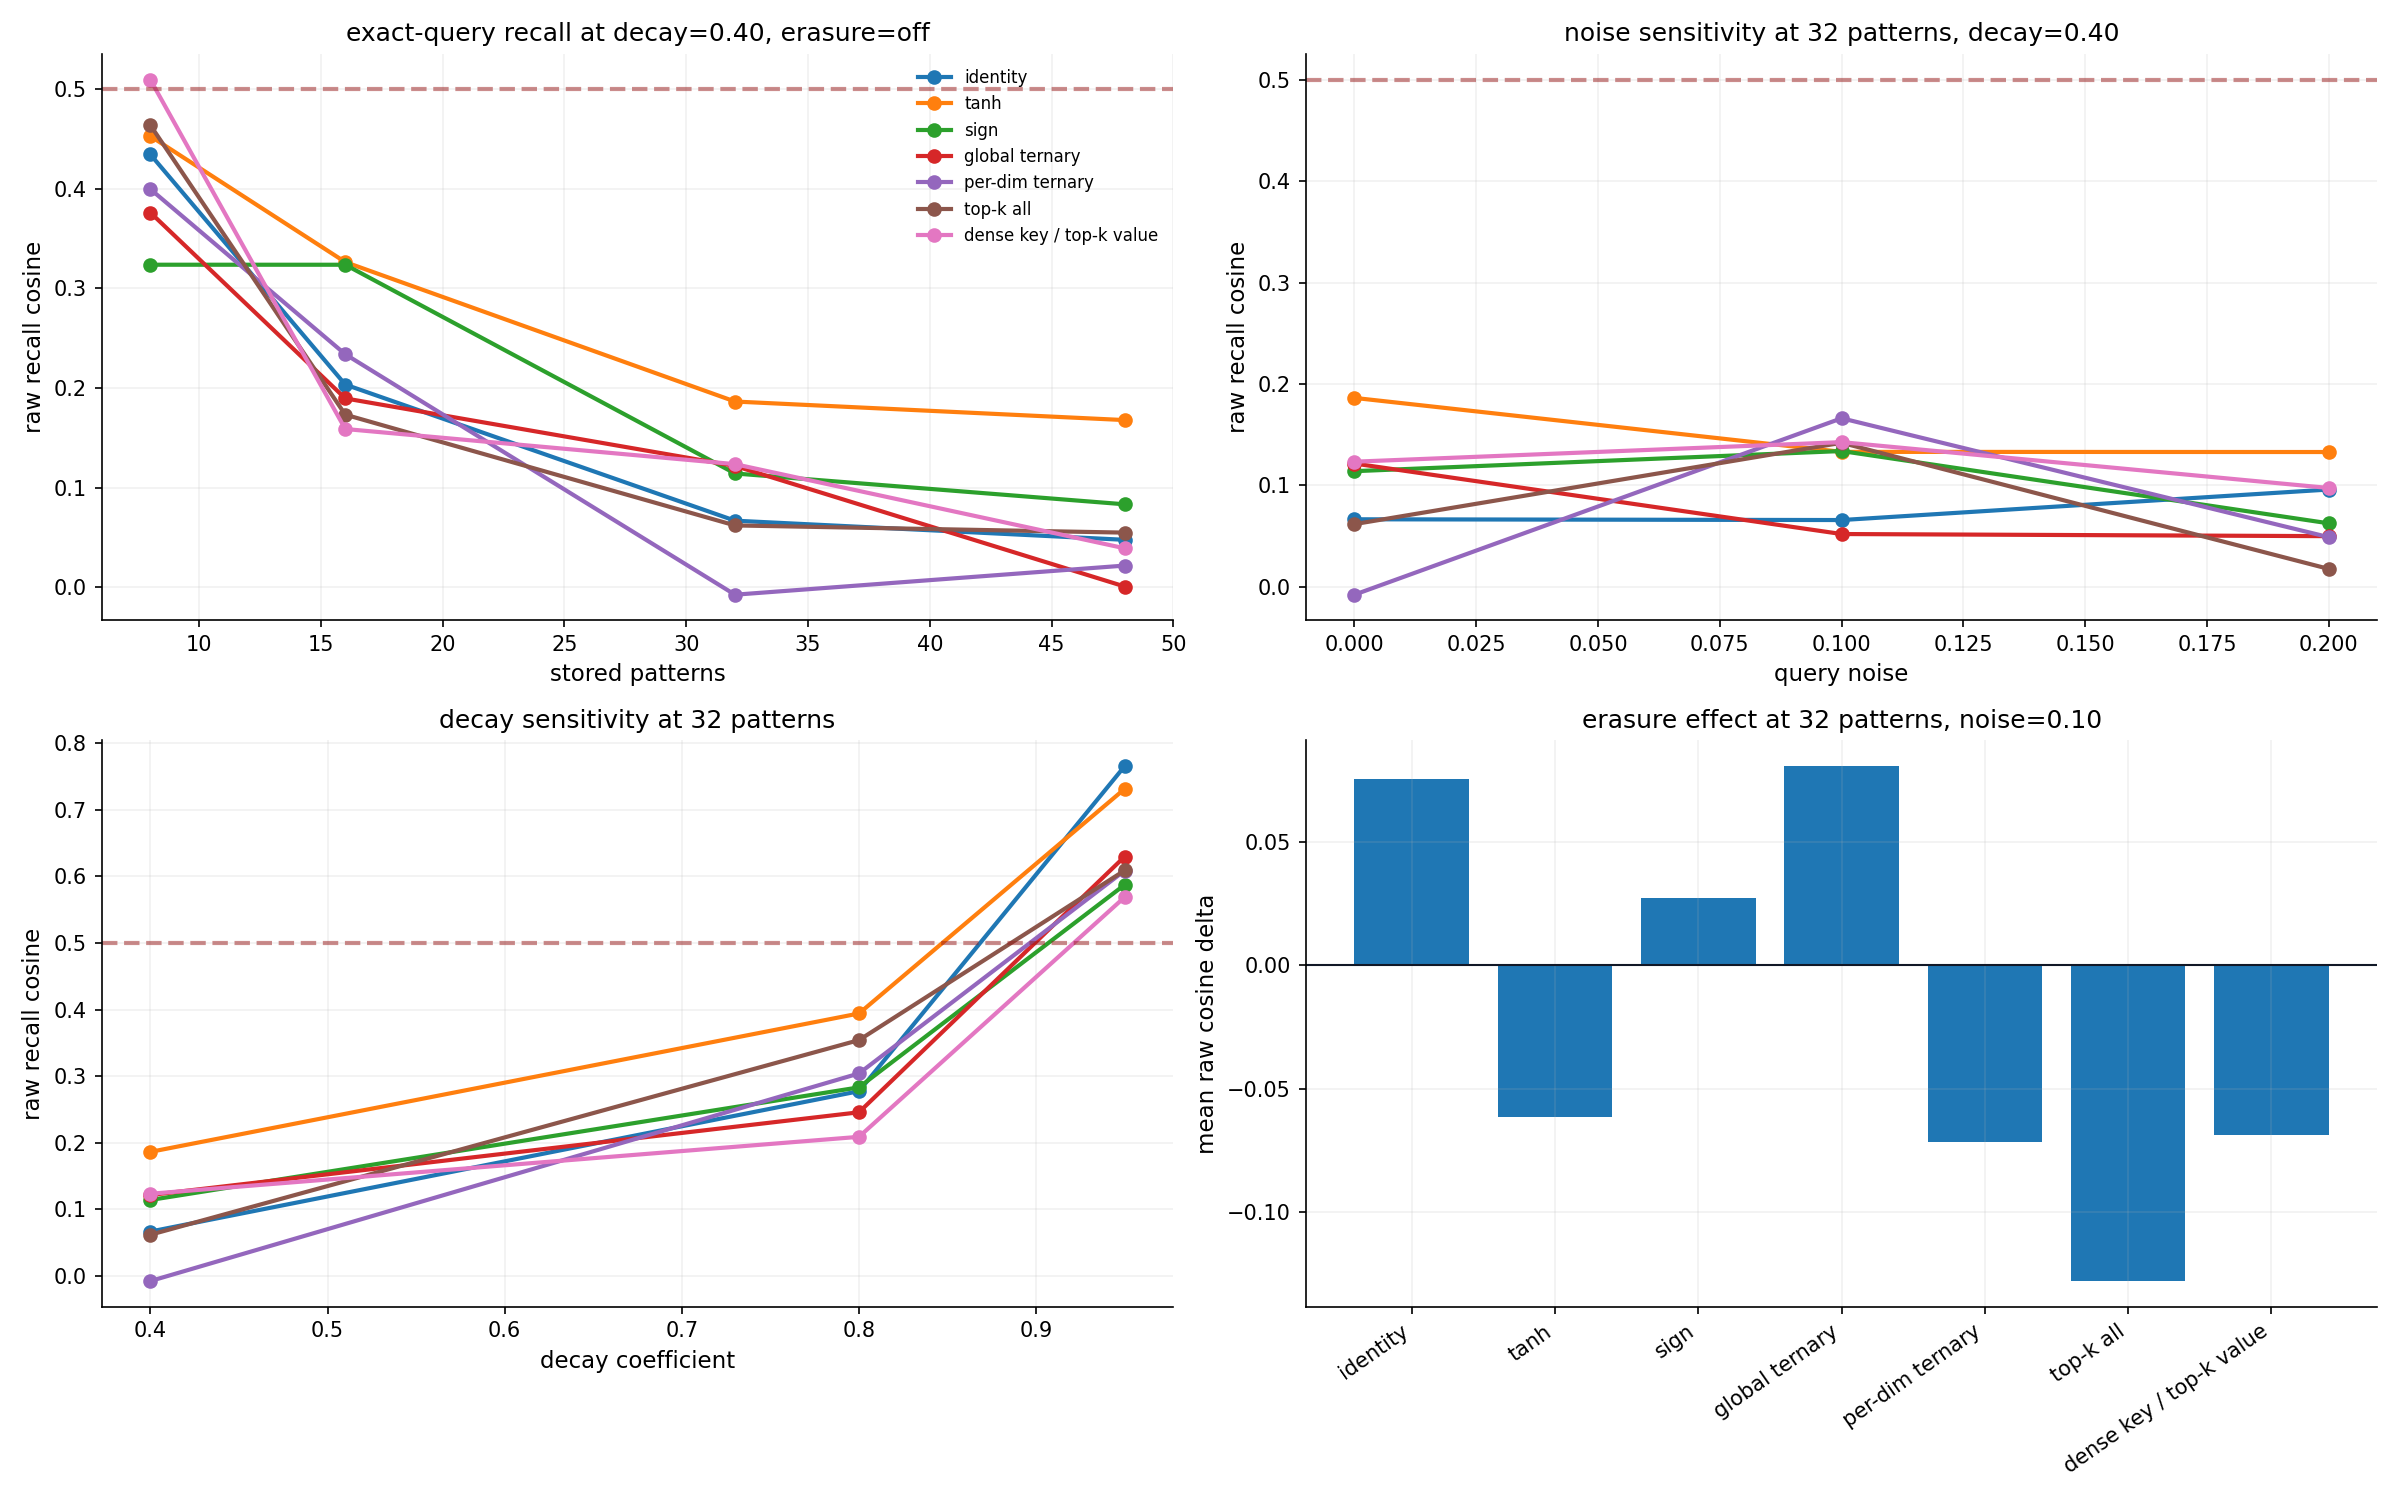

The script that saved this image:
from __future__ import annotations

import os
import sys
import time
from pathlib import Path

import numpy as np

SIM_ROOT = Path(__file__).resolve().parents[1]
if str(SIM_ROOT) not in sys.path:
    sys.path.insert(0, str(SIM_ROOT))

from shared import (
    apply_plot_style,
    build_rng,
    build_run_record,
    child_rng,
    mean_confidence_interval,
    paired_difference_stats,
    utc_now_iso,
    write_json,
)

SCRIPT_PATH = Path(__file__).resolve()
SEED = int(os.environ.get("ASYM_SEED", "42"))
HEAD_DIM = int(os.environ.get("ASYM_HEAD_DIM", "64"))
PATTERN_COUNTS = [int(value) for value in os.environ.get("ASYM_PATTERN_COUNTS", "8,16,32,48").split(",") if value.strip()]
QUERY_NOISE_LEVELS = [float(value) for value in os.environ.get("ASYM_QUERY_NOISE", "0.0,0.1,0.2").split(",") if value.strip()]
DECAY_VALUES = [float(value) for value in os.environ.get("ASYM_DECAYS", "0.4,0.8,0.95").split(",") if value.strip()]
TRIALS = int(os.environ.get("ASYM_TRIALS", "24"))
WRITE_GATE = float(os.environ.get("ASYM_WRITE_GATE", "1.0"))
TOPK_FRACTION = float(os.environ.get("ASYM_TOPK_FRACTION", "0.2"))
TERNARY_ALPHA = float(os.environ.get("ASYM_TERNARY_ALPHA", "1.0"))

ENCODING_SPECS = [
    {"name": "identity_all", "label": "identity", "q": "identity", "k": "identity", "v": "identity"},
    {"name": "bounded_all", "label": "tanh", "q": "bounded", "k": "bounded", "v": "bounded"},
    {"name": "sign_all", "label": "sign", "q": "sign", "k": "sign", "v": "sign"},
    {"name": "ternary_global_all", "label": "global ternary", "q": "ternary_global", "k": "ternary_global", "v": "ternary_global"},
    {"name": "ternary_per_dim_all", "label": "per-dim ternary", "q": "ternary_per_dim", "k": "ternary_per_dim", "v": "ternary_per_dim"},
    {"name": "topk20_all", "label": "top-k all", "q": "topk", "k": "topk", "v": "topk"},
    {"name": "dense_key_topk20_value", "label": "dense key / top-k value", "q": "identity", "k": "identity", "v": "topk"},
]


def as_matrix(x):
    array = np.asarray(x, dtype=np.float64)
    if array.ndim == 1:
        return array[None, :], True
    return array, False


def normalize_rows(x):
    matrix, squeezed = as_matrix(x)
    norms = np.linalg.norm(matrix, axis=-1, keepdims=True)
    normalized = matrix / np.clip(norms, 1e-8, None)
    if squeezed:
        return normalized[0]
    return normalized


def cosine_similarity(a, b):
    a_vec = np.asarray(a, dtype=np.float64)
    b_vec = np.asarray(b, dtype=np.float64)
    denom = np.linalg.norm(a_vec) * np.linalg.norm(b_vec)
    if denom <= 1e-8:
        return 0.0
    return float(np.dot(a_vec, b_vec) / denom)


def fit_encoder(kind, matrix):
    data = np.asarray(matrix, dtype=np.float64)
    if kind in {"identity", "bounded", "sign", "topk"}:
        return {}
    if kind == "ternary_global":
        return {"threshold": float(TERNARY_ALPHA * np.mean(np.abs(data)))}
    if kind == "ternary_per_dim":
        return {"thresholds": TERNARY_ALPHA * np.mean(np.abs(data), axis=0, keepdims=True)}
    raise ValueError(f"unknown encoder kind: {kind}")


def apply_encoder(x, kind, params):
    matrix, squeezed = as_matrix(x)
    if kind == "identity":
        encoded = matrix.copy()
    elif kind == "bounded":
        encoded = np.tanh(matrix)
    elif kind == "sign":
        encoded = np.sign(matrix)
    elif kind == "ternary_global":
        threshold = float(params["threshold"])
        encoded = np.sign(matrix) * (np.abs(matrix) >= threshold)
    elif kind == "ternary_per_dim":
        thresholds = np.asarray(params["thresholds"], dtype=np.float64)
        encoded = np.sign(matrix) * (np.abs(matrix) >= thresholds)
    elif kind == "topk":
        k = max(1, int(round(matrix.shape[-1] * TOPK_FRACTION)))
        ranking = np.abs(matrix)
        topk_idx = np.argpartition(ranking, -k, axis=-1)[:, -k:]
        mask = np.zeros_like(matrix)
        row_idx = np.arange(matrix.shape[0])[:, None]
        mask[row_idx, topk_idx] = 1.0
        encoded = matrix * mask
    else:
        raise ValueError(f"unknown encoder kind: {kind}")
    if squeezed:
        return encoded[0]
    return encoded


def encode_trial(keys_raw, values_raw, spec):
    key_params = fit_encoder(spec["k"], keys_raw)
    value_params = fit_encoder(spec["v"], values_raw)
    query_params = fit_encoder(spec["q"], keys_raw)
    keys = normalize_rows(apply_encoder(keys_raw, spec["k"], key_params))
    values = apply_encoder(values_raw, spec["v"], value_params)
    return keys, values, key_params, value_params, query_params


def update_state(state, key_vec, value_vec, decay, write_gate, erasure):
    decayed = decay * state
    if erasure:
        overwrite = np.outer(key_vec, key_vec @ decayed)
        decayed = decayed - write_gate * overwrite
    return decayed + write_gate * np.outer(key_vec, value_vec)


def build_state(keys, values, decay, write_gate, erasure):
    state = np.zeros((keys.shape[1], values.shape[1]), dtype=np.float64)
    for key_vec, value_vec in zip(keys, values):
        state = update_state(state, key_vec, value_vec, decay, write_gate, erasure)
    return state


def query_state(state, query_vec):
    return query_vec @ state


def trial_record(rng, pattern_count, query_noise, decay, erasure, spec):
    keys_raw = normalize_rows(rng.standard_normal((pattern_count, HEAD_DIM)))
    values_raw = normalize_rows(rng.standard_normal((pattern_count, HEAD_DIM)))
    keys, values, key_params, _, query_params = encode_trial(keys_raw, values_raw, spec)
    state = build_state(keys, values, decay, WRITE_GATE, erasure)
    target_idx = int(rng.integers(0, pattern_count))
    noisy_query = keys_raw[target_idx] + query_noise * rng.standard_normal(HEAD_DIM)
    query = normalize_rows(apply_encoder(noisy_query, spec["q"], query_params))
    output = query_state(state, query)
    raw_cosines = [cosine_similarity(output, candidate) for candidate in values_raw]
    stored_cosines = [cosine_similarity(output, candidate) for candidate in values]
    raw_rank = int(np.argmax(raw_cosines))
    stored_rank = int(np.argmax(stored_cosines))
    sorted_raw = np.sort(np.asarray(raw_cosines))[::-1]
    margin = float(sorted_raw[0] - sorted_raw[1]) if sorted_raw.size > 1 else float(sorted_raw[0])
    return {
        "encoding": spec["name"],
        "encoding_label": spec["label"],
        "pattern_count": int(pattern_count),
        "query_noise": float(query_noise),
        "decay": float(decay),
        "erasure": bool(erasure),
        "target_idx": target_idx,
        "raw_cosine": float(raw_cosines[target_idx]),
        "stored_cosine": float(stored_cosines[target_idx]),
        "raw_top1": float(raw_rank == target_idx),
        "stored_top1": float(stored_rank == target_idx),
        "raw_margin": margin,
        "query_norm": float(np.linalg.norm(query)),
        "output_norm": float(np.linalg.norm(output)),
        "state_fro_norm": float(np.linalg.norm(state)),
        "key_nonzero_rate": float(np.mean(keys != 0.0)),
        "value_nonzero_rate": float(np.mean(values != 0.0)),
        "query_nonzero_rate": float(np.mean(query != 0.0)),
        "key_threshold_mean": float(np.mean(key_params.get("thresholds", [key_params.get("threshold", 0.0)]))),
    }


def filter_metric(records, metric_name, **filters):
    values = []
    for record in records:
        matches = True
        for key, expected in filters.items():
            value = record[key]
            if isinstance(expected, float):
                if not np.isclose(float(value), expected):
                    matches = False
                    break
            else:
                if value != expected:
                    matches = False
                    break
        if matches:
            values.append(float(record[metric_name]))
    return values


def summarize_by_encoding(records, metric_name, **filters):
    summary = {}
    for spec in ENCODING_SPECS:
        values = filter_metric(records, metric_name, encoding=spec["name"], **filters)
        summary[spec["name"]] = mean_confidence_interval(values, bounds=(0.0, 1.0) if "top1" in metric_name else None)
    return summary


def series_for(records, metric_name, x_key, x_values, **fixed):
    result = {}
    for spec in ENCODING_SPECS:
        result[spec["name"]] = []
        for x_value in x_values:
            values = filter_metric(records, metric_name, encoding=spec["name"], **fixed, **{x_key: x_value})
            summary = mean_confidence_interval(values, bounds=(0.0, 1.0) if "top1" in metric_name else None)
            summary[x_key] = float(x_value)
            result[spec["name"]].append(summary)
    return result


def main():
    apply_plot_style()
    import matplotlib.pyplot as plt

    started = utc_now_iso()
    t0 = time.time()
    rng = build_rng(SEED)

    all_records = []
    for decay in DECAY_VALUES:
        for erasure in (False, True):
            for pattern_count in PATTERN_COUNTS:
                for query_noise in QUERY_NOISE_LEVELS:
                    for spec in ENCODING_SPECS:
                        for trial_id in range(TRIALS):
                            trial_rng = child_rng(rng)
                            record = trial_record(trial_rng, pattern_count, query_noise, decay, erasure, spec)
                            record["trial_id"] = int(trial_id)
                            all_records.append(record)

    figure_path = SCRIPT_PATH.parent / "asymmetric_outer_product_recall.png"
    metrics_path = SCRIPT_PATH.parent / "asymmetric_outer_product_recall_metrics.json"

    base_decay = 0.4 if any(np.isclose(DECAY_VALUES, 0.4)) else float(DECAY_VALUES[0])
    base_count = 32 if 32 in PATTERN_COUNTS else int(PATTERN_COUNTS[min(len(PATTERN_COUNTS) - 1, 1)])
    base_noise = 0.1 if any(np.isclose(QUERY_NOISE_LEVELS, 0.1)) else float(QUERY_NOISE_LEVELS[0])

    fig, axes = plt.subplots(2, 2, figsize=(16, 10))

    ax = axes[0, 0]
    exact_series = series_for(
        all_records,
        metric_name="raw_cosine",
        x_key="pattern_count",
        x_values=PATTERN_COUNTS,
        decay=base_decay,
        query_noise=0.0,
        erasure=False,
    )
    for spec in ENCODING_SPECS:
        xs = [entry["pattern_count"] for entry in exact_series[spec["name"]]]
        ys = [entry["mean"] for entry in exact_series[spec["name"]]]
        ax.plot(xs, ys, marker="o", label=spec["label"])
    ax.axhline(0.5, color="#991b1b", linestyle="--", alpha=0.5)
    ax.set_xlabel("stored patterns")
    ax.set_ylabel("raw recall cosine")
    ax.set_title(f"exact-query recall at decay={base_decay:.2f}, erasure=off")
    ax.legend(fontsize=8)

    ax = axes[0, 1]
    noise_series = series_for(
        all_records,
        metric_name="raw_cosine",
        x_key="query_noise",
        x_values=QUERY_NOISE_LEVELS,
        decay=base_decay,
        pattern_count=base_count,
        erasure=False,
    )
    for spec in ENCODING_SPECS:
        xs = [entry["query_noise"] for entry in noise_series[spec["name"]]]
        ys = [entry["mean"] for entry in noise_series[spec["name"]]]
        ax.plot(xs, ys, marker="o", label=spec["label"])
    ax.axhline(0.5, color="#991b1b", linestyle="--", alpha=0.5)
    ax.set_xlabel("query noise")
    ax.set_ylabel("raw recall cosine")
    ax.set_title(f"noise sensitivity at {base_count} patterns, decay={base_decay:.2f}")

    ax = axes[1, 0]
    decay_series = series_for(
        all_records,
        metric_name="raw_cosine",
        x_key="decay",
        x_values=DECAY_VALUES,
        pattern_count=base_count,
        query_noise=0.0,
        erasure=False,
    )
    for spec in ENCODING_SPECS:
        xs = [entry["decay"] for entry in decay_series[spec["name"]]]
        ys = [entry["mean"] for entry in decay_series[spec["name"]]]
        ax.plot(xs, ys, marker="o", label=spec["label"])
    ax.axhline(0.5, color="#991b1b", linestyle="--", alpha=0.5)
    ax.set_xlabel("decay coefficient")
    ax.set_ylabel("raw recall cosine")
    ax.set_title(f"decay sensitivity at {base_count} patterns")

    ax = axes[1, 1]
    erasure_deltas = []
    labels = []
    for spec in ENCODING_SPECS:
        no_erase = filter_metric(
            all_records,
            "raw_cosine",
            encoding=spec["name"],
            pattern_count=base_count,
            query_noise=base_noise,
            decay=base_decay,
            erasure=False,
        )
        with_erase = filter_metric(
            all_records,
            "raw_cosine",
            encoding=spec["name"],
            pattern_count=base_count,
            query_noise=base_noise,
            decay=base_decay,
            erasure=True,
        )
        erasure_deltas.append(float(np.mean(with_erase) - np.mean(no_erase)))
        labels.append(spec["label"])
    ax.bar(range(len(labels)), erasure_deltas)
    ax.axhline(0.0, color="#111827", linewidth=1)
    ax.set_xticks(range(len(labels)))
    ax.set_xticklabels(labels, rotation=35, ha="right")
    ax.set_ylabel("mean raw cosine delta")
    ax.set_title(f"erasure effect at {base_count} patterns, noise={base_noise:.2f}")

    plt.tight_layout()
    plt.savefig(figure_path)
    plt.close()

    selected_exact = summarize_by_encoding(
        all_records,
        "raw_cosine",
        pattern_count=base_count,
        query_noise=0.0,
        decay=base_decay,
        erasure=False,
    )
    selected_noisy = summarize_by_encoding(
        all_records,
        "raw_cosine",
        pattern_count=base_count,
        query_noise=base_noise,
        decay=base_decay,
        erasure=False,
    )
    selected_top1 = summarize_by_encoding(
        all_records,
        "raw_top1",
        pattern_count=base_count,
        query_noise=0.0,
        decay=base_decay,
        erasure=False,
    )

    best_exact = max(
        (
            {
                "encoding": spec["name"],
                "label": spec["label"],
                "raw_cosine_mean": selected_exact[spec["name"]]["mean"],
            }
            for spec in ENCODING_SPECS
        ),
        key=lambda item: -float("-inf") if item["raw_cosine_mean"] is None else item["raw_cosine_mean"],
    )

    threshold_hits = []
    for pattern_count in PATTERN_COUNTS:
        for spec in ENCODING_SPECS:
            values = filter_metric(
                all_records,
                "raw_cosine",
                encoding=spec["name"],
                pattern_count=pattern_count,
                query_noise=0.0,
                decay=base_decay,
                erasure=False,
            )
            if values and float(np.mean(values)) >= 0.5:
                threshold_hits.append(
                    {
                        "encoding": spec["name"],
                        "pattern_count": int(pattern_count),
                        "raw_cosine_mean": float(np.mean(values)),
                    }
                )

    dense_key_sparse_value = filter_metric(
        all_records,
        "raw_cosine",
        encoding="dense_key_topk20_value",
        pattern_count=base_count,
        query_noise=base_noise,
        decay=base_decay,
        erasure=False,
    )
    sparse_key_sparse_value = filter_metric(
        all_records,
        "raw_cosine",
        encoding="topk20_all",
        pattern_count=base_count,
        query_noise=base_noise,
        decay=base_decay,
        erasure=False,
    )

    summary = {
        "selected_condition": {
            "pattern_count": base_count,
            "query_noise": base_noise,
            "decay": base_decay,
            "erasure": False,
        },
        "selected_exact_query_raw_cosine": selected_exact,
        "selected_noisy_query_raw_cosine": selected_noisy,
        "selected_exact_query_top1": selected_top1,
        "best_exact_query_encoding": best_exact,
        "threshold_hits": threshold_hits,
        "dense_key_vs_sparse_key_topk": paired_difference_stats(
            sparse_key_sparse_value,
            dense_key_sparse_value,
            SEED,
        ) if dense_key_sparse_value and sparse_key_sparse_value else None,
        "exact_query_series": exact_series,
        "noise_series": noise_series,
        "decay_series": decay_series,
    }

    finished = utc_now_iso()
    duration = time.time() - t0

    record = build_run_record(
        simulation_name="asymmetric_outer_product_recall",
        script_path=SCRIPT_PATH,
        started_at_utc=started,
        finished_at_utc=finished,
        duration_sec=duration,
        parameters={
            "head_dim": HEAD_DIM,
            "pattern_counts": PATTERN_COUNTS,
            "query_noise_levels": QUERY_NOISE_LEVELS,
            "decay_values": DECAY_VALUES,
            "trials": TRIALS,
            "write_gate": WRITE_GATE,
            "topk_fraction": TOPK_FRACTION,
            "ternary_alpha": TERNARY_ALPHA,
            "encoding_specs": ENCODING_SPECS,
        },
        seed_numpy=SEED,
        n_trials=len(all_records),
        summary=summary,
        statistics={},
        trials=all_records,
        artifacts=[
            {"name": "asymmetric_outer_product_recall.png", "type": "figure"},
            {"name": "asymmetric_outer_product_recall_metrics.json", "type": "metrics"},
        ],
        warnings=[
            "synthetic gaussian keys and values, not trained activations",
            "rope and token-position structure are omitted so this isolates write/read geometry rather than full sequence modeling",
            "decay=0.4 is intentionally harsh and may make uniform recall over long write sequences structurally difficult",
        ],
    )

    write_json(metrics_path, record)

    print(f"done in {duration:.1f}s")
    print(f"best exact-query encoding at {base_count} patterns, decay={base_decay:.2f}: {best_exact['label']} ({best_exact['raw_cosine_mean']:.4f})")
    if threshold_hits:
        first_hit = max(threshold_hits, key=lambda item: (item["pattern_count"], item["raw_cosine_mean"]))
        print(
            f"threshold >= 0.5 reached by {first_hit['encoding']} at pattern_count={first_hit['pattern_count']} "
            f"with mean cosine={first_hit['raw_cosine_mean']:.4f}"
        )
    else:
        print("no encoding crossed the 0.5 cosine threshold under the exact-query baseline")


if __name__ == "__main__":
    main()
